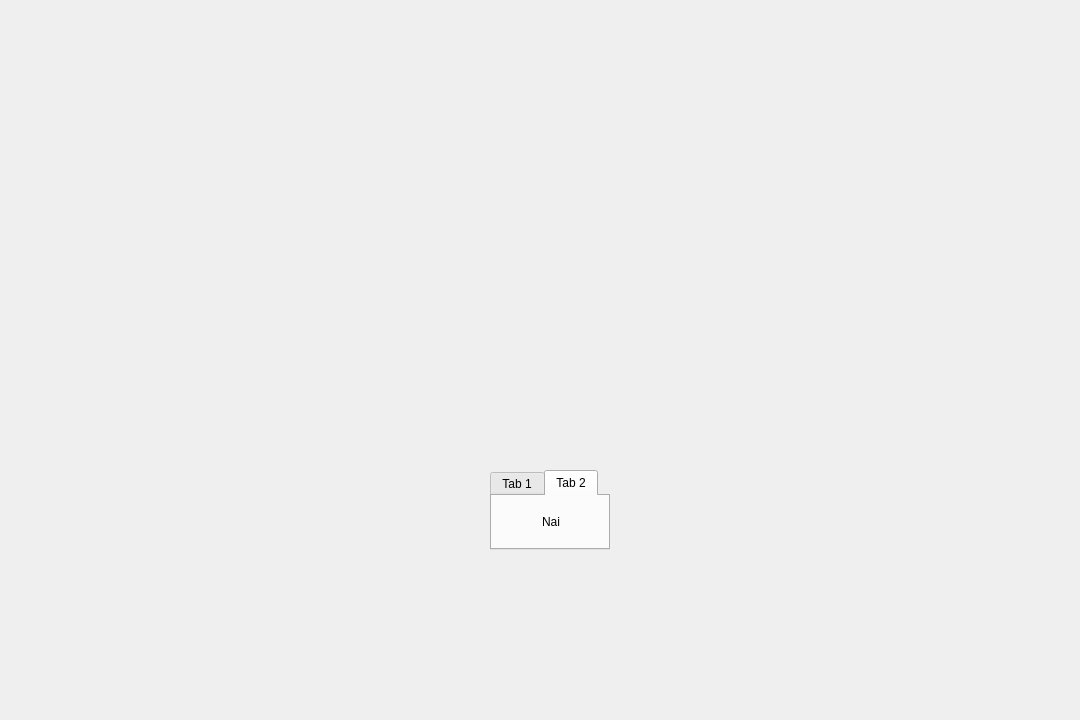
<?xml version="1.0" encoding="UTF-8"?>
<ui version="4.0">
 <class>vprofileemp</class>
 <widget class="QDialog" name="vprofileemp">
  <property name="geometry">
   <rect>
    <x>0</x>
    <y>0</y>
    <width>1080</width>
    <height>720</height>
   </rect>
  </property>
  <property name="windowTitle">
   <string>Dialog</string>
  </property>
  <widget class="QTabWidget" name="tabWidget">
   <property name="geometry">
    <rect>
     <x>490</x>
     <y>470</y>
     <width>120</width>
     <height>80</height>
    </rect>
   </property>
   <property name="currentIndex">
    <number>1</number>
   </property>
   <widget class="QWidget" name="tab">
    <attribute name="title">
     <string>Tab 1</string>
    </attribute>
    <widget class="QLabel" name="label">
     <property name="geometry">
      <rect>
       <x>10</x>
       <y>10</y>
       <width>37</width>
       <height>12</height>
      </rect>
     </property>
     <property name="text">
      <string>Alu khau</string>
     </property>
    </widget>
   </widget>
   <widget class="QWidget" name="tab_2">
    <attribute name="title">
     <string>Tab 2</string>
    </attribute>
    <widget class="QLabel" name="label_2">
     <property name="geometry">
      <rect>
       <x>50</x>
       <y>20</y>
       <width>37</width>
       <height>12</height>
      </rect>
     </property>
     <property name="text">
      <string>Nai</string>
     </property>
    </widget>
   </widget>
  </widget>
 </widget>
 <resources/>
 <connections/>
</ui>
